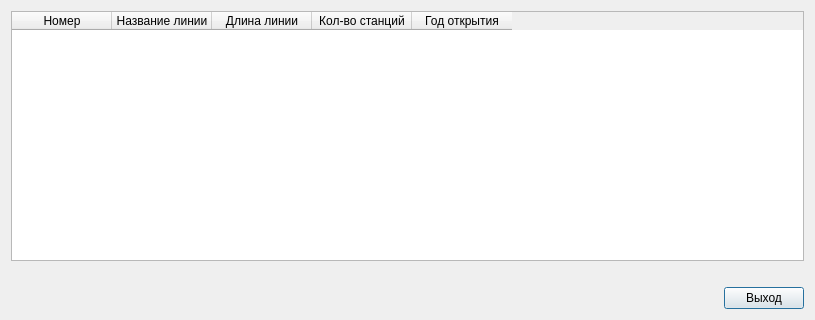
<?xml version="1.0" encoding="UTF-8"?>
<ui version="4.0">
 <class>All_lines</class>
 <widget class="QDialog" name="All_lines">
  <property name="geometry">
   <rect>
    <x>0</x>
    <y>0</y>
    <width>815</width>
    <height>320</height>
   </rect>
  </property>
  <property name="minimumSize">
   <size>
    <width>815</width>
    <height>320</height>
   </size>
  </property>
  <property name="windowTitle">
   <string>Все линии, отсортированные по длине</string>
  </property>
  <layout class="QVBoxLayout" name="verticalLayout">
   <item>
    <widget class="QTableWidget" name="Table_of_lines">
     <property name="enabled">
      <bool>true</bool>
     </property>
     <property name="minimumSize">
      <size>
       <width>550</width>
       <height>250</height>
      </size>
     </property>
     <property name="columnCount">
      <number>5</number>
     </property>
     <attribute name="horizontalHeaderCascadingSectionResizes">
      <bool>false</bool>
     </attribute>
     <attribute name="verticalHeaderVisible">
      <bool>false</bool>
     </attribute>
     <column>
      <property name="text">
       <string>Номер</string>
      </property>
     </column>
     <column>
      <property name="text">
       <string>Название линии</string>
      </property>
     </column>
     <column>
      <property name="text">
       <string>Длина линии</string>
      </property>
     </column>
     <column>
      <property name="text">
       <string>Кол-во станций</string>
      </property>
     </column>
     <column>
      <property name="text">
       <string>Год открытия</string>
      </property>
     </column>
    </widget>
   </item>
   <item>
    <spacer name="verticalSpacer">
     <property name="orientation">
      <enum>Qt::Vertical</enum>
     </property>
     <property name="sizeHint" stdset="0">
      <size>
       <width>20</width>
       <height>40</height>
      </size>
     </property>
    </spacer>
   </item>
   <item>
    <layout class="QHBoxLayout" name="horizontalLayout">
     <item>
      <spacer name="horizontalSpacer">
       <property name="orientation">
        <enum>Qt::Horizontal</enum>
       </property>
       <property name="sizeHint" stdset="0">
        <size>
         <width>408</width>
         <height>20</height>
        </size>
       </property>
      </spacer>
     </item>
     <item>
      <widget class="QPushButton" name="Exit_button">
       <property name="text">
        <string>Выход</string>
       </property>
      </widget>
     </item>
    </layout>
   </item>
  </layout>
 </widget>
 <resources/>
 <connections/>
</ui>
